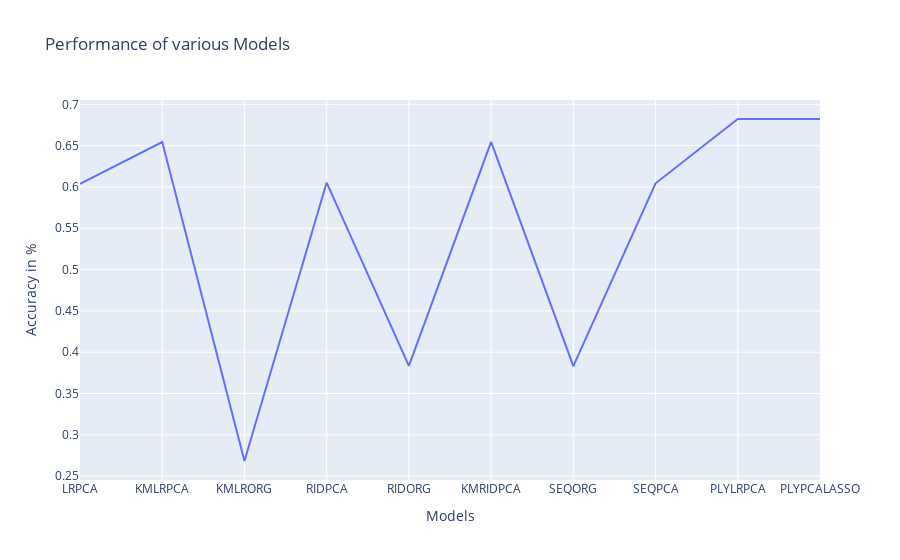

The notebook cell saved with this chart:
### Code cell
px.line(x=modelPerformance.keys(),y=modelPerformance.values(),title="Performance of various Models").update_layout(
    xaxis_title="Models", yaxis_title="Accuracy in %"
)

### Figure 1 — Plotly figure (JSON) as saved in the notebook; plotly's stock layout.template omitted (floating-point values rounded to 4 significant figures)
{"data": [{"hovertemplate": "x=%{x}<br>y=%{y}<extra></extra>", "legendgroup": "", "line": {"color": "#636efa", "dash": "solid"}, "marker": {"symbol": "circle"}, "mode": "lines", "name": "", "orientation": "v", "showlegend": false, "type": "scatter", "x": ["LRPCA", "KMLRPCA", "KMLRORG", "RIDPCA", "RIDORG", "KMRIDPCA", "SEQORG", "SEQPCA", "PLYLRPCA", "PLYPCALASSO"], "xaxis": "x", "y": [0.6037, 0.6543, 0.2683, 0.6053, 0.3834, 0.6545, 0.3832, 0.6044, 0.6822, 0.6822], "yaxis": "y"}], "layout": {"legend": {"tracegroupgap": 0}, "title": {"text": "Performance of various Models"}, "xaxis": {"anchor": "y", "domain": [0, 1], "title": {"text": "Models"}}, "yaxis": {"anchor": "x", "domain": [0, 1], "title": {"text": "Accuracy in %"}}}}
